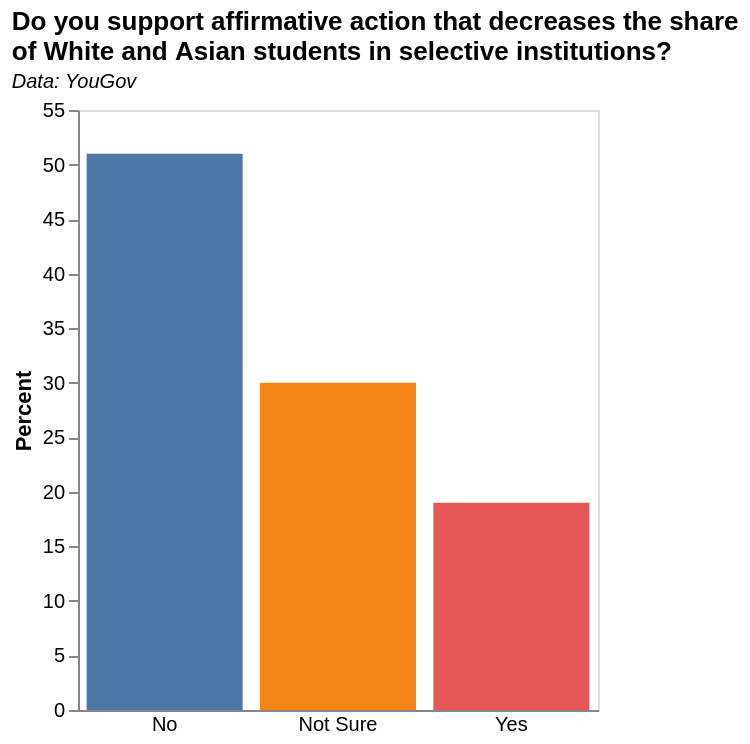

Describe this chart as a Vega-Lite specification.
### Vega-Lite specification from a JSON file in a GitHub repository (floating-point values rounded to 4 significant figures)
{"$schema": "https://vega.github.io/schema/vega-lite/v5.json", "title": {"text": ["Do you support affirmative action that decreases the share", "of White and Asian students in selective institutions?"], "subtitle": "Data: YouGov", "subtitleFontStyle": "italic", "subtitleFontSize": 10, "anchor": "start", "color": "black"}, "data": {"values": [{"Answer": "Yes", "Percent": "19"}, {"Answer": "No", "Percent": "51"}, {"Answer": "Not Sure", "Percent": "30"}]}, "height": 300, "width": 260, "mark": {"type": "bar"}, "encoding": {"x": {"field": "Answer", "type": "ordinal", "axis": {"title": null, "grid": false, "ticks": false, "labelAngle": 360}}, "y": {"field": "Percent", "type": "quantitative", "title": "Percent", "axis": {"grid": false}}, "color": {"field": "Answer", "legend": false}}}
